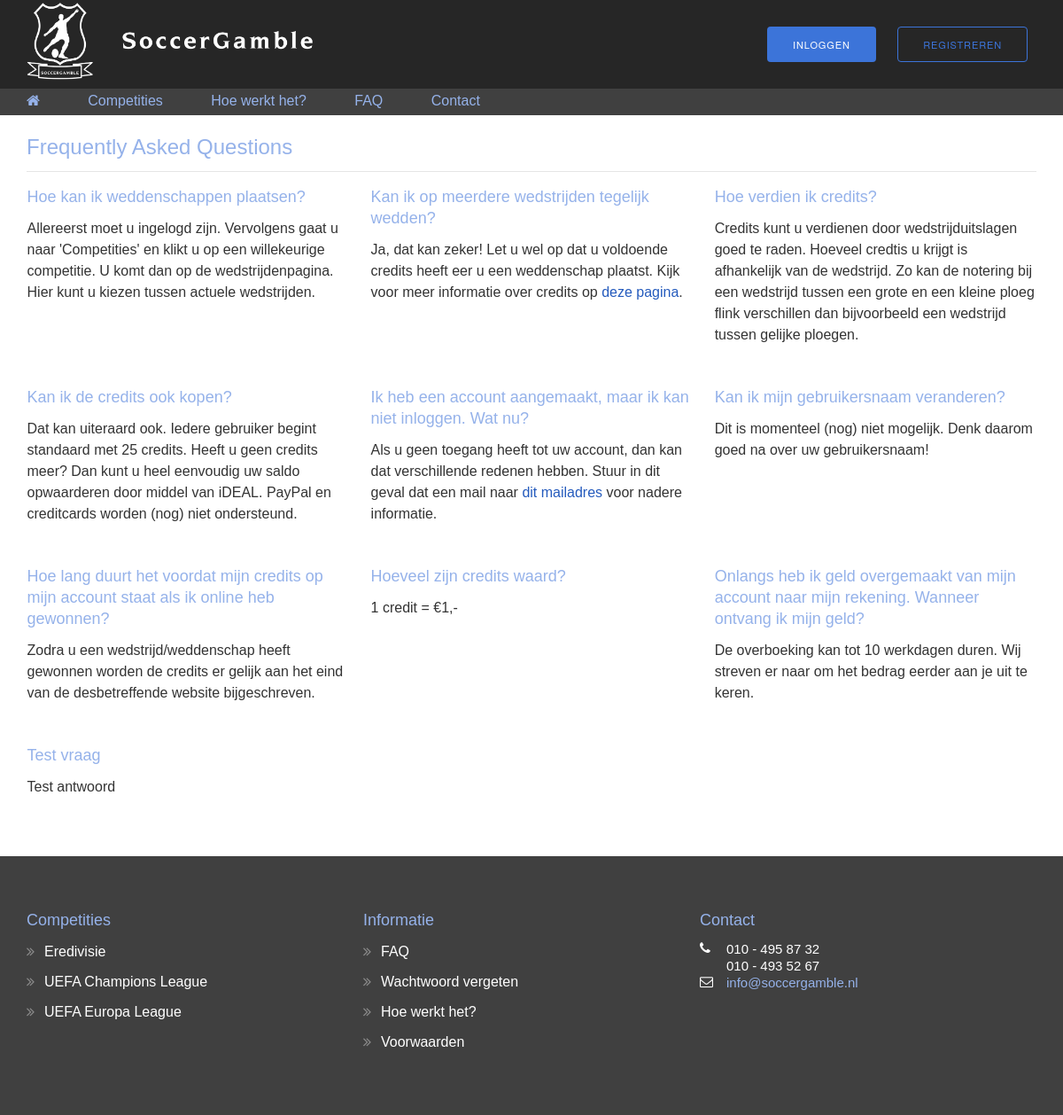
/faqpage.php, run on an earlier commit of the app's database.
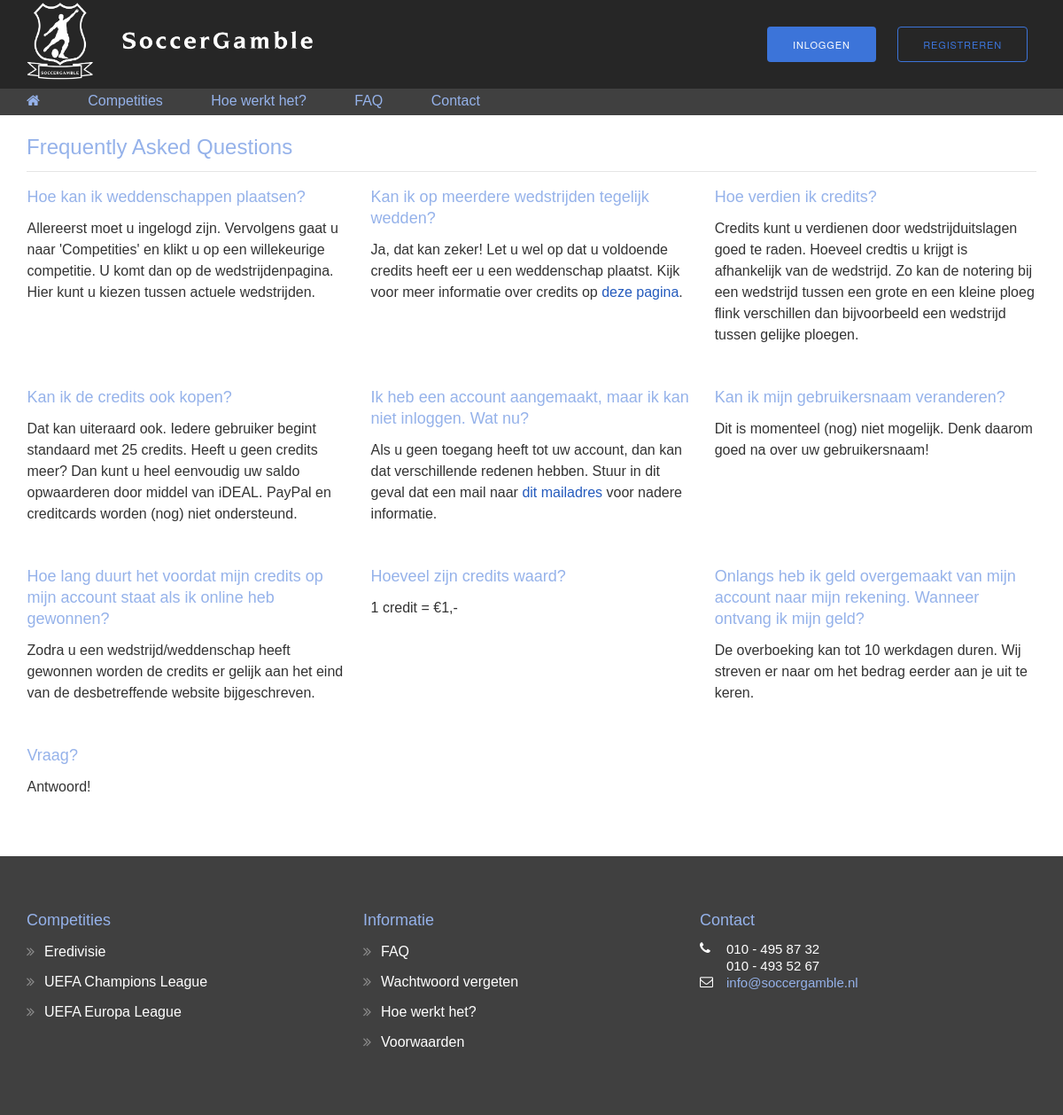
And on a later commit of the database.
### tables this page shows
CREATE TABLE IF NOT EXISTS `faq` (
  `id` int(100) NOT NULL AUTO_INCREMENT,
  `question` text NOT NULL,
  `answer` text NOT NULL,
  PRIMARY KEY (`id`)
);

### controllers/faq_controller.php (the view)
<?php
	include('dbconnect.php');
	$sql = "SELECT question, answer FROM faq";
	$result = $conn->query($sql);
	if ($result->num_rows > 0) {
		while ($row = $result->fetch_assoc()) {
			echo "
				<div class='col col-4 faq_item'>
					<h4>".$row['question']."</h4>
					<p>".$row['answer']."</p>
				</div>
			";
		}
		echo '</div>';
	}
	else {
		echo "0 results";
	}
?>

What changed in the data, as far as the page shows it:
removed faq: question "Test vraag", answer "Test antwoord"
added faq: question "Vraag?", answer "Antwoord!"
